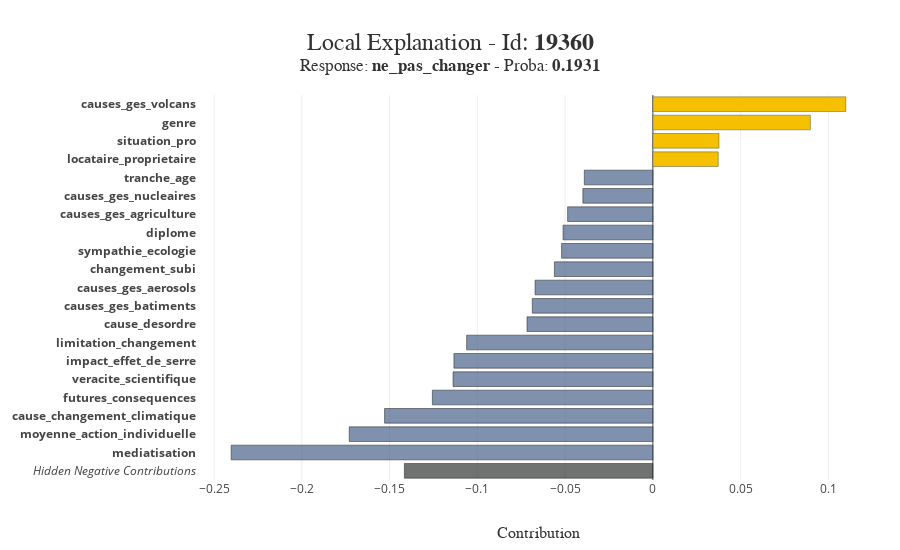

Notebook source saved alongside this figure:
### Code cell
#détail pour un individu
xpl.plot.local_plot(index=Xtest.iloc[0].name)

### Figure 1 — Plotly figure (JSON) as saved in the notebook; plotly's stock layout.template omitted (floating-point values rounded to 4 significant figures)
{"data": [{"customdata": ["<b>Hidden Negative Contributions</b>"], "hovertemplate": "%{customdata}<br />Contribution: %{x:.4f}<extra></extra>", "marker": {"color": "rgba(52, 55, 54, 0.7)", "line": {"color": "rgba(27, 28, 28, 1.0)", "width": 0.5}}, "orientation": "h", "showlegend": false, "type": "bar", "x": [-0.1416], "y": ["<i>Hidden Negative Contributions</i>"]}, {"customdata": ["<b>mediatisation :</b><br />On n'en parle pas assez"], "hovertemplate": "%{customdata}<br />Contribution: %{x:.4f}<extra></extra>", "marker": {"color": "rgba(74, 99, 138, 0.7)", "line": {"color": "rgba(27, 28, 28, 1.0)", "width": 0.5}}, "orientation": "h", "showlegend": false, "type": "bar", "x": [-0.2402], "y": ["<b>mediatisation</b>"]}, {"customdata": ["<b>moyenne_action_individuelle :</b><br />3.3333333333333335"], "hovertemplate": "%{customdata}<br />Contribution: %{x:.4f}<extra></extra>", "marker": {"color": "rgba(74, 99, 138, 0.7)", "line": {"color": "rgba(27, 28, 28, 1.0)", "width": 0.5}}, "orientation": "h", "showlegend": false, "type": "bar", "x": [-0.173], "y": ["<b>moyenne_action_individuelle</b>"]}, {"customdata": ["<b>cause_changement_climatique :</b><br />activites_humaines"], "hovertemplate": "%{customdata}<br />Contribution: %{x:.4f}<extra></extra>", "marker": {"color": "rgba(74, 99, 138, 0.7)", "line": {"color": "rgba(27, 28, 28, 1.0)", "width": 0.5}}, "orientation": "h", "showlegend": false, "type": "bar", "x": [-0.1528], "y": ["<b>cause_changement_climatique</b>"]}, {"customdata": ["<b>futures_consequences :</b><br />Les conditions de vie deviendront extrêmement<br />pénibles à cause des dérèglements climatiques"], "hovertemplate": "%{customdata}<br />Contribution: %{x:.4f}<extra></extra>", "marker": {"color": "rgba(74, 99, 138, 0.7)", "line": {"color": "rgba(27, 28, 28, 1.0)", "width": 0.5}}, "orientation": "h", "showlegend": false, "type": "bar", "x": [-0.1256], "y": ["<b>futures_consequences</b>"]}, {"customdata": ["<b>veracite_scientifique :</b><br />evalue_correctement"], "hovertemplate": "%{customdata}<br />Contribution: %{x:.4f}<extra></extra>", "marker": {"color": "rgba(74, 99, 138, 0.7)", "line": {"color": "rgba(27, 28, 28, 1.0)", "width": 0.5}}, "orientation": "h", "showlegend": false, "type": "bar", "x": [-0.1138], "y": ["<b>veracite_scientifique</b>"]}, {"customdata": ["<b>impact_effet_de_serre :</b><br />certitude_scientifique"], "hovertemplate": "%{customdata}<br />Contribution: %{x:.4f}<extra></extra>", "marker": {"color": "rgba(74, 99, 138, 0.7)", "line": {"color": "rgba(27, 28, 28, 1.0)", "width": 0.5}}, "orientation": "h", "showlegend": false, "type": "bar", "x": [-0.1133], "y": ["<b>impact_effet_de_serre</b>"]}, {"customdata": ["<b>limitation_changement :</b><br />Non, probablement pas"], "hovertemplate": "%{customdata}<br />Contribution: %{x:.4f}<extra></extra>", "marker": {"color": "rgba(74, 99, 138, 0.7)", "line": {"color": "rgba(27, 28, 28, 1.0)", "width": 0.5}}, "orientation": "h", "showlegend": false, "type": "bar", "x": [-0.1061], "y": ["<b>limitation_changement</b>"]}, {"customdata": ["<b>cause_desordre :</b><br />certitudes_causes"], "hovertemplate": "%{customdata}<br />Contribution: %{x:.4f}<extra></extra>", "marker": {"color": "rgba(74, 99, 138, 0.7)", "line": {"color": "rgba(27, 28, 28, 1.0)", "width": 0.5}}, "orientation": "h", "showlegend": false, "type": "bar", "x": [-0.07172], "y": ["<b>cause_desordre</b>"]}, {"customdata": ["<b>causes_ges_batiments :</b><br />Beaucoup"], "hovertemplate": "%{customdata}<br />Contribution: %{x:.4f}<extra></extra>", "marker": {"color": "rgba(74, 99, 138, 0.7)", "line": {"color": "rgba(27, 28, 28, 1.0)", "width": 0.5}}, "orientation": "h", "showlegend": false, "type": "bar", "x": [-0.0687], "y": ["<b>causes_ges_batiments</b>"]}, {"customdata": ["<b>causes_ges_aerosols :</b><br />Beaucoup"], "hovertemplate": "%{customdata}<br />Contribution: %{x:.4f}<extra></extra>", "marker": {"color": "rgba(74, 99, 138, 0.7)", "line": {"color": "rgba(27, 28, 28, 1.0)", "width": 0.5}}, "orientation": "h", "showlegend": false, "type": "bar", "x": [-0.06713], "y": ["<b>causes_ges_aerosols</b>"]}, {"customdata": ["<b>changement_subi :</b><br />Oui, parfois"], "hovertemplate": "%{customdata}<br />Contribution: %{x:.4f}<extra></extra>", "marker": {"color": "rgba(74, 99, 138, 0.7)", "line": {"color": "rgba(27, 28, 28, 1.0)", "width": 0.5}}, "orientation": "h", "showlegend": false, "type": "bar", "x": [-0.05609], "y": ["<b>changement_subi</b>"]}, {"customdata": ["<b>sympathie_ecologie :</b><br />assez"], "hovertemplate": "%{customdata}<br />Contribution: %{x:.4f}<extra></extra>", "marker": {"color": "rgba(74, 99, 138, 0.7)", "line": {"color": "rgba(27, 28, 28, 1.0)", "width": 0.5}}, "orientation": "h", "showlegend": false, "type": "bar", "x": [-0.05202], "y": ["<b>sympathie_ecologie</b>"]}, {"customdata": ["<b>diplome :</b><br />2eme, 3eme cycle universitaire ou grandes écoles"], "hovertemplate": "%{customdata}<br />Contribution: %{x:.4f}<extra></extra>", "marker": {"color": "rgba(74, 99, 138, 0.7)", "line": {"color": "rgba(27, 28, 28, 1.0)", "width": 0.5}}, "orientation": "h", "showlegend": false, "type": "bar", "x": [-0.05117], "y": ["<b>diplome</b>"]}, {"customdata": ["<b>causes_ges_agriculture :</b><br />Beaucoup"], "hovertemplate": "%{customdata}<br />Contribution: %{x:.4f}<extra></extra>", "marker": {"color": "rgba(74, 99, 138, 0.7)", "line": {"color": "rgba(27, 28, 28, 1.0)", "width": 0.5}}, "orientation": "h", "showlegend": false, "type": "bar", "x": [-0.04858], "y": ["<b>causes_ges_agriculture</b>"]}, {"customdata": ["<b>causes_ges_nucleaires :</b><br />Peu"], "hovertemplate": "%{customdata}<br />Contribution: %{x:.4f}<extra></extra>", "marker": {"color": "rgba(74, 99, 138, 0.7)", "line": {"color": "rgba(27, 28, 28, 1.0)", "width": 0.5}}, "orientation": "h", "showlegend": false, "type": "bar", "x": [-0.03989], "y": ["<b>causes_ges_nucleaires</b>"]}, {"customdata": ["<b>tranche_age :</b><br />65 ans et +"], "hovertemplate": "%{customdata}<br />Contribution: %{x:.4f}<extra></extra>", "marker": {"color": "rgba(74, 99, 138, 0.7)", "line": {"color": "rgba(27, 28, 28, 1.0)", "width": 0.5}}, "orientation": "h", "showlegend": false, "type": "bar", "x": [-0.03907], "y": ["<b>tranche_age</b>"]}, {"customdata": ["<b>locataire_proprietaire :</b><br />Locataire"], "hovertemplate": "%{customdata}<br />Contribution: %{x:.4f}<extra></extra>", "marker": {"color": "rgba(244, 192, 0, 1.0)", "line": {"color": "rgba(52, 55, 54, 0.8)", "width": 0.5}}, "orientation": "h", "showlegend": false, "type": "bar", "x": [0.03723], "y": ["<b>locataire_proprietaire</b>"]}, {"customdata": ["<b>situation_pro :</b><br />...êtes retraité"], "hovertemplate": "%{customdata}<br />Contribution: %{x:.4f}<extra></extra>", "marker": {"color": "rgba(244, 192, 0, 1.0)", "line": {"color": "rgba(52, 55, 54, 0.8)", "width": 0.5}}, "orientation": "h", "showlegend": false, "type": "bar", "x": [0.03765], "y": ["<b>situation_pro</b>"]}, {"customdata": ["<b>genre :</b><br />Un homme"], "hovertemplate": "%{customdata}<br />Contribution: %{x:.4f}<extra></extra>", "marker": {"color": "rgba(244, 192, 0, 1.0)", "line": {"color": "rgba(52, 55, 54, 0.8)", "width": 0.5}}, "orientation": "h", "showlegend": false, "type": "bar", "x": [0.08971], "y": ["<b>genre</b>"]}, {"customdata": ["<b>causes_ges_volcans :</b><br />Beaucoup"], "hovertemplate": "%{customdata}<br />Contribution: %{x:.4f}<extra></extra>", "marker": {"color": "rgba(244, 192, 0, 1.0)", "line": {"color": "rgba(52, 55, 54, 0.8)", "width": 0.5}}, "orientation": "h", "showlegend": false, "type": "bar", "x": [0.1099], "y": ["<b>causes_ges_volcans</b>"]}], "layout": {"barmode": "group", "height": 550, "hovermode": "closest", "margin": {"b": 70, "l": 150, "r": 20, "t": 95}, "title": {"font": {"color": "rgb(50, 50, 50)", "family": "Arial", "size": 24}, "text": "Local Explanation - Id: <b>19360</b><br><sup>Response: <b>ne_pas_changer</b> - Proba: <b>0.1931</b></sup>", "x": 0.5, "xanchor": "center", "y": 0.9091, "yanchor": "middle"}, "width": 900, "xaxis": {"title": {"font": {"color": "rgb(50, 50, 50)", "family": "Arial Black", "size": 16}, "text": "Contribution"}}, "yaxis": {"automargin": true, "dtick": 1, "title": {"font": {"color": "rgb(50, 50, 50)", "family": "Arial Black", "size": 16}}, "type": "category"}}}
